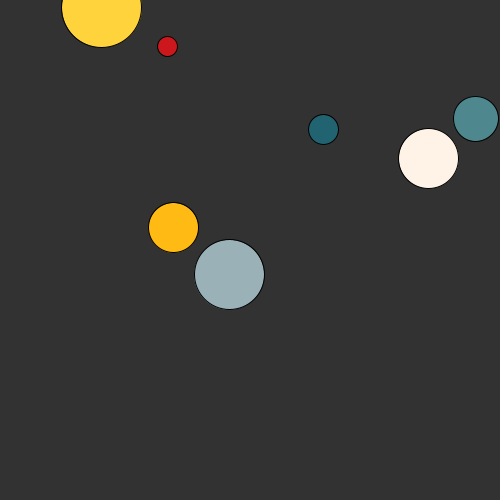
Frame 1 (no input)
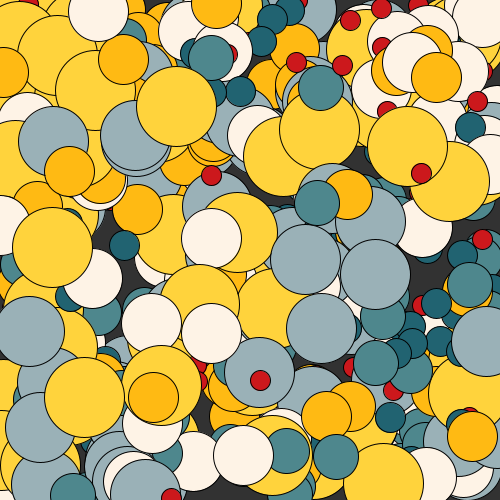
Frame 60 (the mouse pressed at the canvas centre just before this capture)
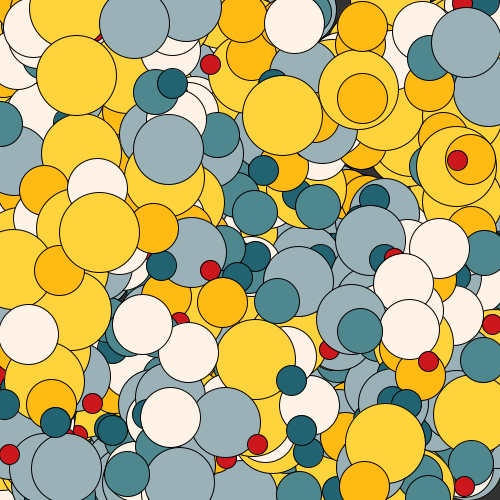
Frame 120 (the mouse held since frame 60 and released just before this capture)

The Processing sketch that drew these frames (run headless with seeded random() and noise(); from frame 60 on, the mouse is pressed at the canvas centre):

// Processing sketch: funciones_CirculosRandom
// ── funciones_CirculosRandom.pde
//Basado en un ejemplo por Kyle Li
//Este ejemplo dibuja Circulos en posicion, escala y color random via una funcion

void setup() {
  size(500, 500);
  smooth();
  background(50,50,50);
}

void draw() {
  //background(255);
  //Llamamos a la funcion varias veces, y le pasamos tamaños y colores específicos
  
  drawCircle(33, 99, 113, 30);
  drawCircle(78, 135, 141, 45);
  drawCircle(254, 243, 230, 60);
  drawCircle(154, 177, 183, 70);
  drawCircle(204, 24, 28, 20);
  drawCircle(255, 211, 60, 80);
  drawCircle(255, 186, 19, 50);
}

void drawCircle(float r, float g, float b, float diam) {
  fill(r, g, b);
  ellipse(random(width), random(height), diam, diam);
}
